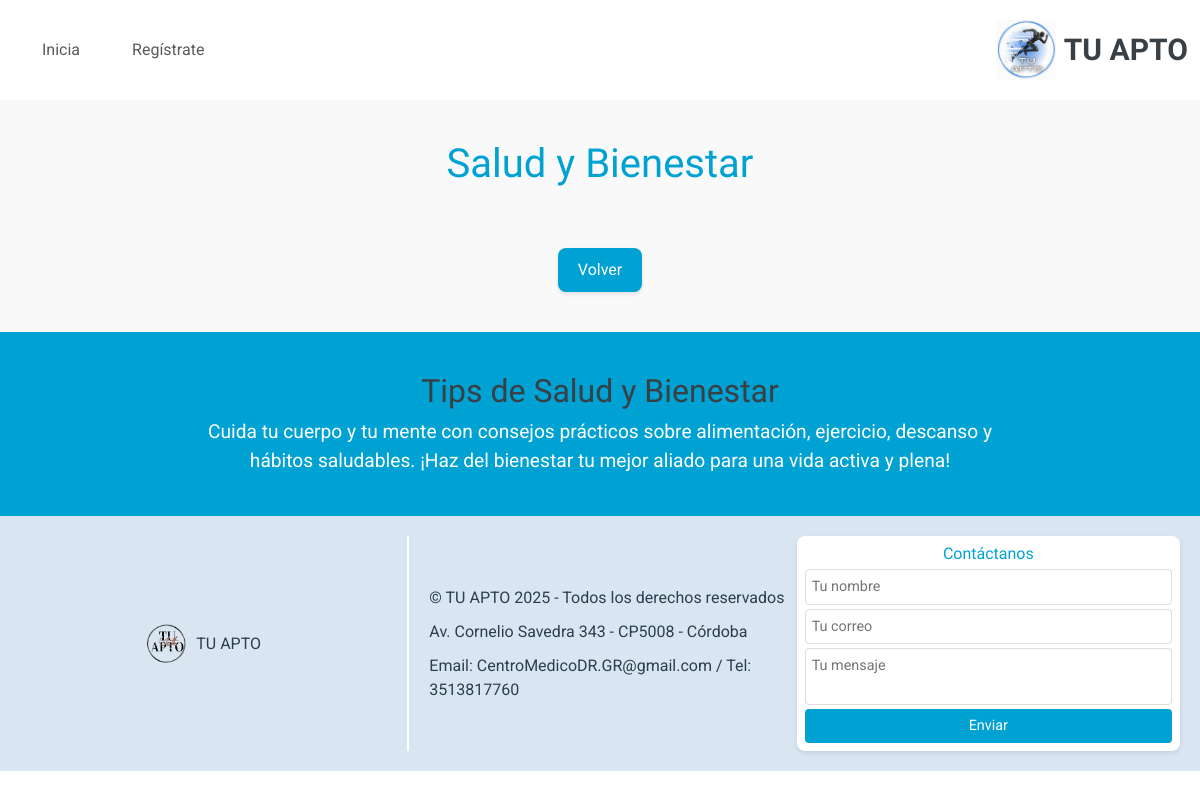
Before: /InfoNovedades/SaludBienestar/ with the older database file.
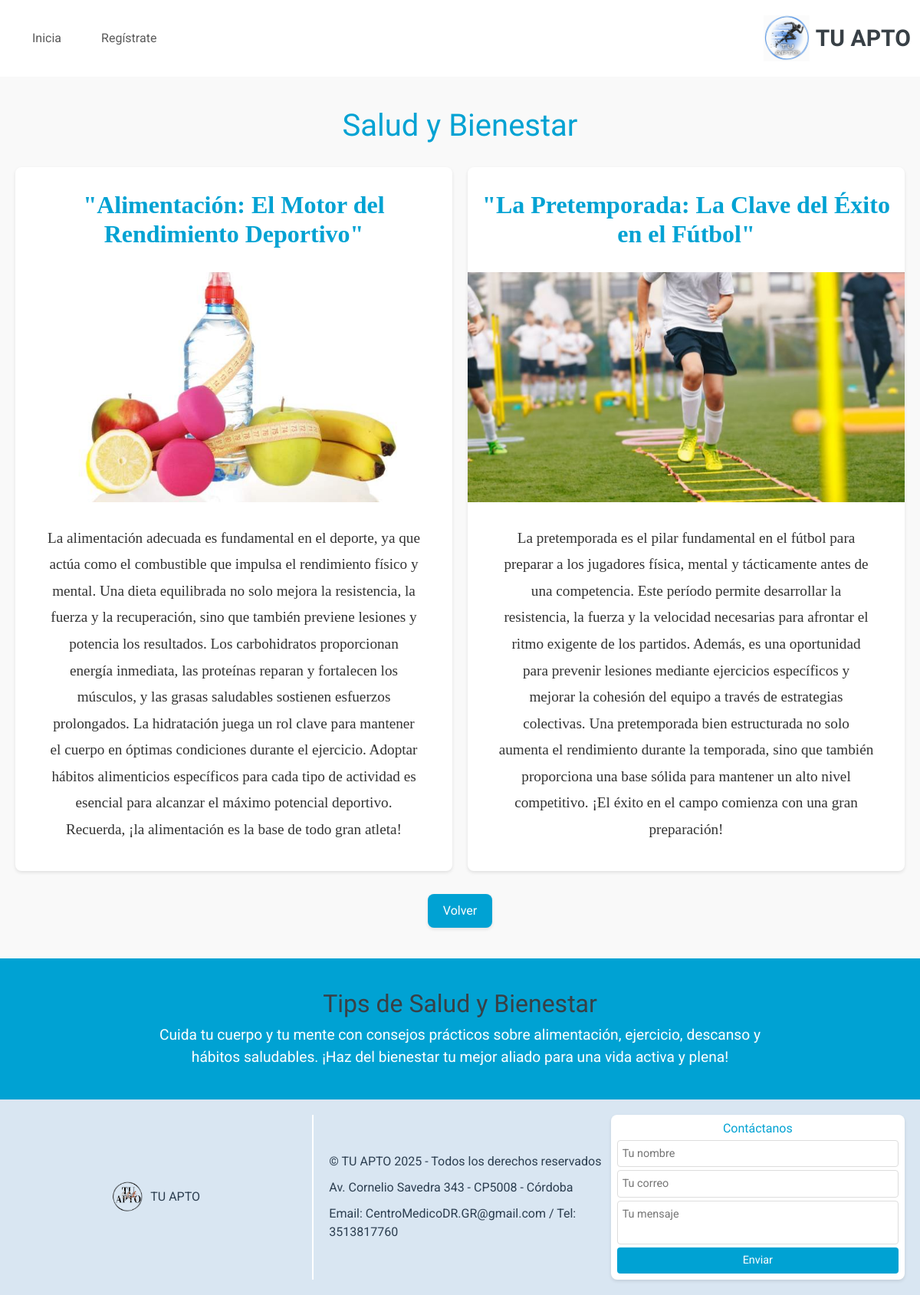
After: the same page with the newer database file.
### InfoNovedades/models.py (models this page shows, shortened)
class VerSaludBienestar(models.Model):
    titulo = models.CharField(max_length=200)
    descripcion = models.TextField()
    imagen = models.ImageField(upload_to='media/salud_bienestar')
    fecha_creacion = models.DateTimeField(auto_now_add=True)  # Fecha automática al crear

### InfoNovedades/views.py (the view)
# urls.py: path('SaludBienestar/', views.salud_bienestar, name='salud_bienestar'),  # Ruta para salud y bienestar
def salud_bienestar(request):
    salud_bienestar_list = VerSaludBienestar.objects.all()
    return render(request, 'novedades/salud_bienestar.html' ,{"salud_bienestar": salud_bienestar_list})

### InfoNovedades/templates/novedades/salud_bienestar.html (shortened to what this page needs)
{% extends 'core/base.html' %}
{% load static %}
{% block content %}
<div style="padding: 40px 20px; background-color: #f9f9f9;">
    <div style="max-width: 1200px; margin: 0 auto;">
        <h1 style="text-align: center; color: #00a2d3; font-size: 2.5rem; margin-bottom: 30px;">Salud y Bienestar</h1>
        <div style="display: grid; grid-template-columns: repeat(auto-fit, minmax(300px, 1fr)); gap: 20px;">
            {% for salud in salud_bienestar %}
            <div style="background-color: #fff; border-radius: 8px; box-shadow: 0 2px 4px rgba(0, 0, 0, 0.1); overflow: hidden;">
                <h2 style="font-family: Nunito Sans; color: #00a2d3; font-weight: bold; text-align: center; margin: 30px 0 30px 0;">{{ salud.titulo }}</h2>
                <img src="{{ salud.imagen.url }}" alt="{{ salud.titulo }}" style="width: 100%; height: 300px; object-fit: cover;">
                <div style="padding: 20px;">
                    <p style="font-family: Nunito Sans; font-size: 1.2rem; line-height: 1.8; text-align: center; color: #333; padding: 0 20px;">
                        {{ salud.descripcion }}
                    </p>
                </div>
            </div>
            {% endfor %}
        </div>
        <div style="text-align: center; margin-top: 30px;">
            <a href="{% url 'home' %}" style="display: inline-block; background-color: #00a2d3; color: white; padding: 10px 20px; font-size: 1rem; border-radius: 8px; text-decoration: none; box-shadow: 0 2px 4px rgba(0, 0, 0, 0.1);">
                Volver
            </a>
        </div>
    </div>
</div>
{% endblock %}
{% block landingPage %}
<div style="background-color: #00a2d3; padding: 40px; color: white; text-align: center;">
    <h2 style="font-size: 2rem;">Tips de Salud y Bienestar</h2>
    <p style="font-size: 1.2rem; max-width: 800px; margin: 0 auto;">
        Cuida tu cuerpo y tu mente con consejos prácticos sobre alimentación, ejercicio, descanso y hábitos saludables. ¡Haz del bienestar tu mejor aliado para una vida activa y plena!
    </p>
</div>
{% endblock %}
{% block footer %}
<footer id="footer" style="display: flex; flex-wrap: wrap; justify-content: space-between; padding: 20px; background-color: #d9e6f2; color:#2c3e50;">
    <div style="flex: 1; display: flex; align-items: center; justify-content: center; margin-right: 20px;">
        <img src="{% static 'core/img/tuapto.png' %}" alt="Logo TU APTO" style="height: 40px; margin-right: 10px;">
        <p style="margin: 0; text-align: center;">TU APTO</p>
    </div>
    <div style="flex: 1; border-left: 2px solid #fff; padding-left: 20px; display: flex; flex-direction: column; justify-content: center;">
        <p style="margin: 5px 0;">© TU APTO 2025 - Todos los derechos reservados</p>
        <p style="margin: 5px 0;">Av. Cornelio Savedra 343 - CP5008 - Córdoba</p>
        <p style="margin: 5px 0;">Email: CentroMedicoDR.GR@gmail.com / Tel: 3513817760</p>
    </div>
    <div style="flex: 1; padding: 8px; background-color: #fff; border-radius: 8px; box-shadow: 0 2px 4px rgba(0, 0, 0, 0.1); max-width: 400px; margin: 0 auto;">
        <h4 style="color: #00a2d3; text-align: center; margin-bottom: 6px; font-size: 1rem;">Contáctanos</h4>
        <form action="#" method="POST" style="display: flex; flex-direction: column; gap: 4px;">
            <input type="text" name="nombre" placeholder="Tu nombre" required
                style="padding: 6px; font-size: 0.9rem; border: 1px solid #ddd; border-radius: 4px;">
            <input type="email" name="email" placeholder="Tu correo" required
                style="padding: 6px; font-size: 0.9rem; border: 1px solid #ddd; border-radius: 4px;">
            <textarea name="mensaje" placeholder="Tu mensaje" rows="2" required
                style="padding: 6px; font-size: 0.9rem; border: 1px solid #ddd; border-radius: 4px; resize: none;"></textarea>
            <button type="submit"
                style="background-color: #00a2d3; color: white; border: none; padding: 6px; border-radius: 4px; font-size: 0.9rem; cursor: pointer;">
                Enviar
            </button>
        </form>
    </div>
</footer>
{% endblock %}

Changed rows visible on the page:
added VerSaludBienestar: titulo "\"Alimentación: El Motor del Rendimiento Deportivo\"", imagen (picture), descripcion "La alimentación adecuada es fundamental en el deporte, ya que actúa como el combustible que impulsa el rendimiento físico y mental. Una dieta equilibrada no solo mejora la resistencia, la fuerza y la recuperación, sino que también previene lesiones y potencia los resultados. Los carbohidratos proporcionan energía inmediata, las proteínas reparan y fortalecen los músculos, y las grasas saludables sostienen esfuerzos prolongados. La hidratación juega un rol clave para mantener el cuerpo en óptimas condiciones durante el ejercicio. Adoptar hábitos alimenticios específicos para cada tipo de actividad es esencial para alcanzar el máximo potencial deportivo. Recuerda, ¡la alimentación es la base…"
added VerSaludBienestar: titulo "\"La Pretemporada: La Clave del Éxito en el Fútbol\"", imagen (picture), descripcion "La pretemporada es el pilar fundamental en el fútbol para preparar a los jugadores física, mental y tácticamente antes de una competencia. Este período permite desarrollar la resistencia, la fuerza y la velocidad necesarias para afrontar el ritmo exigente de los partidos. Además, es una oportunidad para prevenir lesiones mediante ejercicios específicos y mejorar la cohesión del equipo a través de estrategias colectivas. Una pretemporada bien estructurada no solo aumenta el rendimiento durante la temporada, sino que también proporciona una base sólida para mantener un alto nivel competitivo. ¡El éxito en el campo comienza con una gran preparación!"
